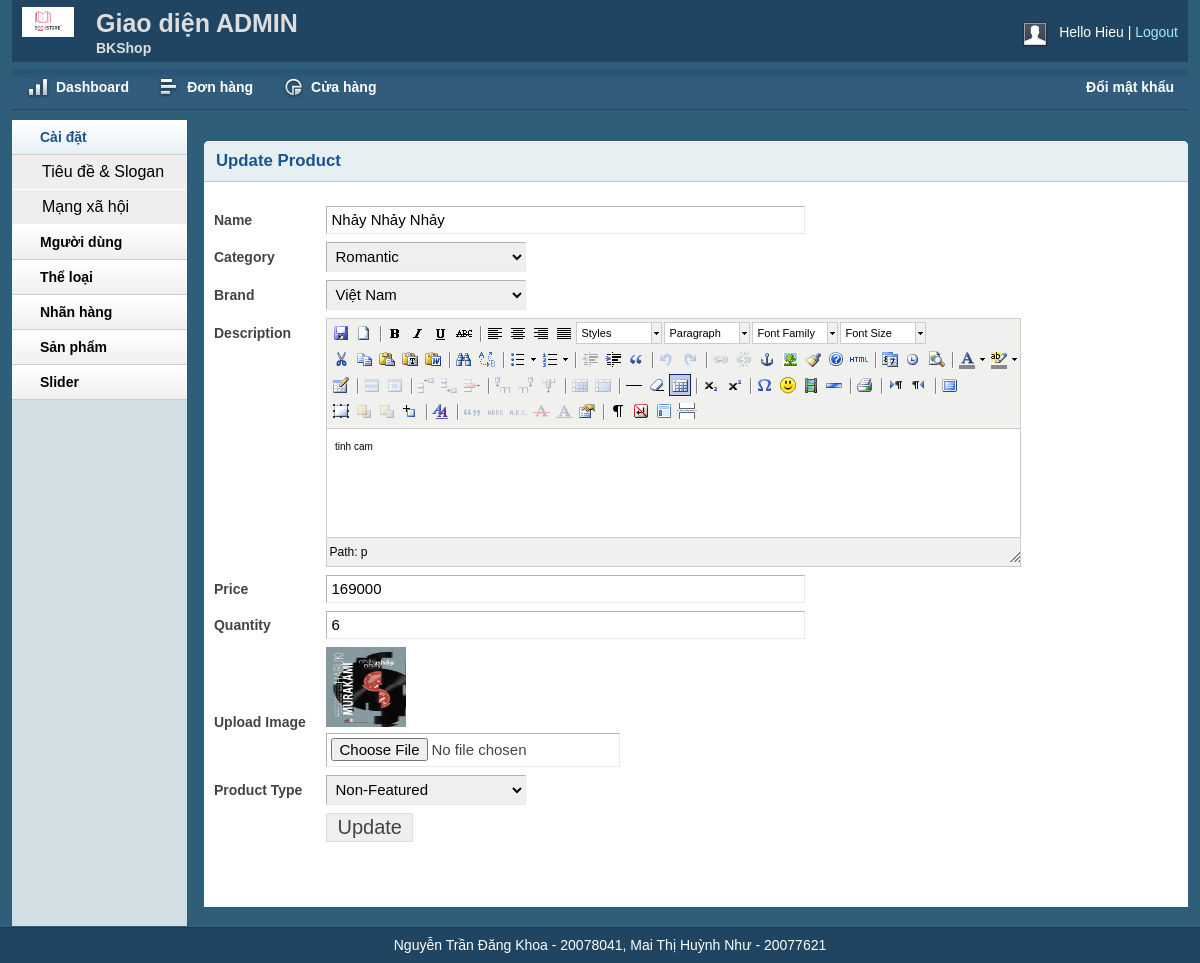
The app's page /admin/productedit.php?productid=73 (signed in), older data.
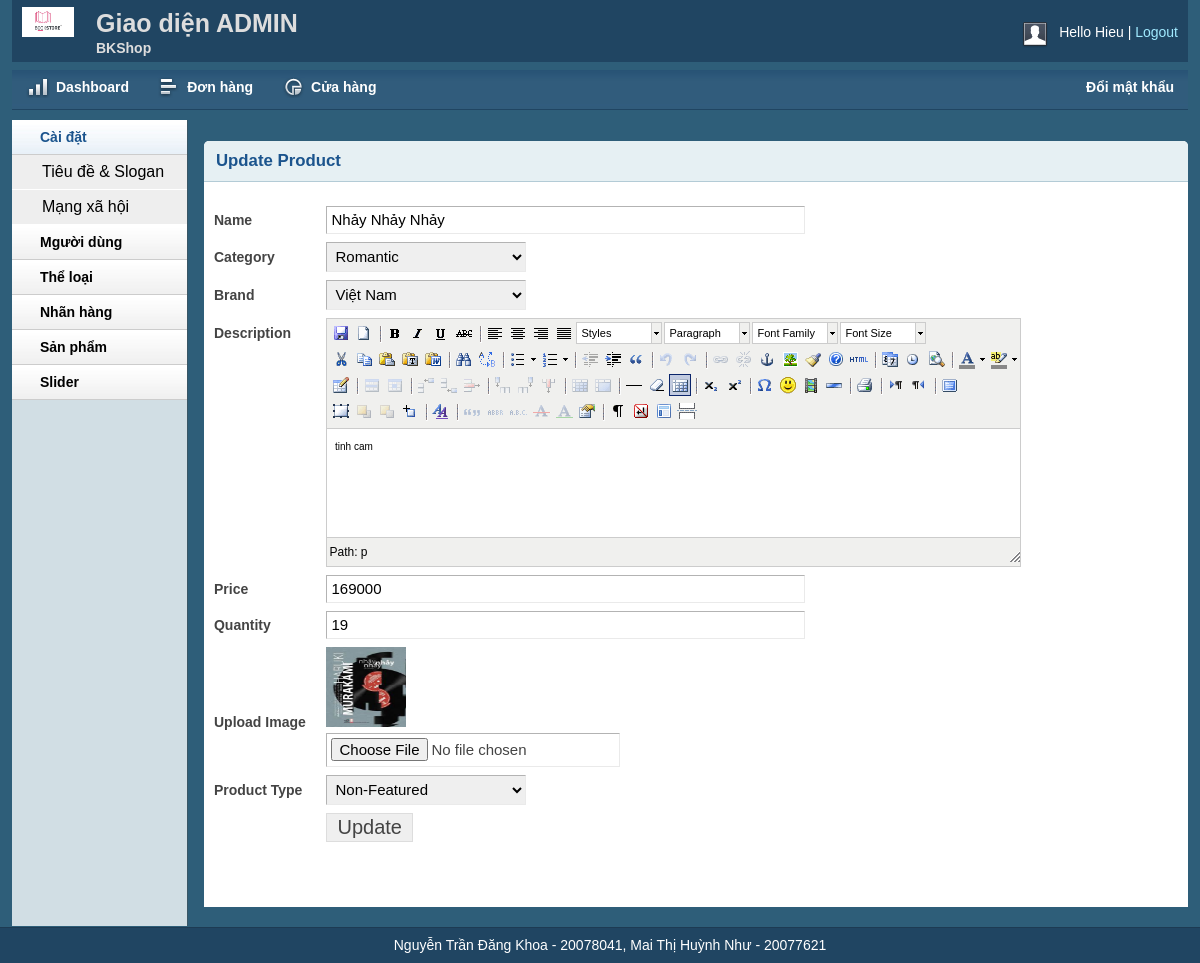
The same page, newer data.
### tables this page shows
CREATE TABLE `product` (
  `productId` int(11) NOT NULL,
  `productName` varchar(255) NOT NULL,
  `catId` int(11) NOT NULL,
  `brandId` int(11) NOT NULL,
  `product_desc` text NOT NULL,
  `type` int(11) NOT NULL,
  `price` varchar(255) NOT NULL,
  `quantity` int(11) NOT NULL,
  `image` varchar(255) NOT NULL
);

CREATE TABLE `product_category` (
  `catId` int(11) NOT NULL,
  `catName` varchar(255) NOT NULL
);

CREATE TABLE `product_brand` (
  `brandId` int(11) NOT NULL,
  `brandName` varchar(255) NOT NULL
);

### lib/database.php (called while the page is built, shortened)
<?php
Class Database extends PDO
{
   public $host   = DB_HOST;
   public $user   = DB_USER;
   public $pass   = DB_PASS;
   public $dbname = DB_NAME;
   public $link;
private function connectDB(){
   $this->link = new mysqli($this->host, $this->user, $this->pass,
    $this->dbname);
 }
public function select($query)
{
  $result = $this->link->query($query)
  or die($this->link->error.__LINE__);
  if($result->num_rows > 0)
  {
    return $result;
  }
  else
  {
    return false;
  }
}
}

### classes/product.php (called while the page is built, shortened)
<?php
$filepath = realpath(dirname(__FILE__));
include_once ($filepath.'/../lib/database.php');
?>
<?php
	class product
	{
		private $db;
		public function __construct()
		{
			$this->db = new Database();
		}
		public function getproductbyId($id)
		{
			$query = "SELECT * FROM product WHERE productId = '$id'";
			$result = $this->db->select($query);
			return $result;
		}
	}
?>

### classes/category.php (called while the page is built, shortened)
<?php
$filepath = realpath(dirname(__FILE__));
include_once ($filepath.'/../lib/database.php');
?>
<?php
 class category
 {
 	 private $db;
	 public function __construct()
	 {
		$this->db = new Database();
	 }
	 public function select_category()
	 {
	 	$query = "SELECT * FROM product_category ORDER BY catId desc";
	 	$result = $this->db->select($query);
	 	return $result;
	 }
 }
?>

### classes/brand.php (called while the page is built, shortened)
<?php
$filepath = realpath(dirname(__FILE__));
include_once  ($filepath.'/../lib/database.php');
?>
<?php
 class brand
 {
 	 private $db;
	 public function __construct()
	 {
		$this->db = new Database();
	 }
	 public function select_brand()
	 {
	 	$query = "SELECT * FROM product_brand ORDER BY brandId desc";
	 	$result = $this->db->select($query);
	 	return $result;
	 }
 }
?>

### admin/productedit.php (the view, shortened to what the changed rows need)
<?php include 'inc/header.php';?>
<?php include '../classes/category.php'?>
<?php include '../classes/brand.php'?>
<?php include '../classes/product.php'?>
<?php
$pd = new product();
if(isset($_GET['productid']) || $_GET['productid']!=NULL)
{
    $id = $_GET['productid'];
}
else
{
    echo'<script>window.location="productlist.php"</script>';
}
?>
<div class="grid_10">
    <div class="box round first grid">
        <h2>Update Product</h2>
        <div class="block">
        <?php
            $get_product_by_id = $pd->getproductbyId($id);
                if($get_product_by_id)
                {
                    while($result_product = $get_product_by_id->fetch_assoc())
                    {
        ?>
         <form action="" method="post" enctype="multipart/form-data">
            <table class="form">
                <tr>
                    <td>
                        <label>Name</label>
                    </td>
                    <td>
                        <input type="text" name="productName" value="<?php echo $result_product['productName'] ?>" class="medium" />
                    </td>
                </tr>
				<tr>
                    <td>
                        <label>Category</label>
                    </td>
                    <td>
                        <select id="select" name="category">
                            <?php
                                $cat = new category();
                                $catlist = $cat->select_category();
                                if($catlist)
                                {
                                    while($result = $catlist->fetch_assoc())
                                    {
                            ?>
                            <option
                            <?php
                                if($result['catId'] == $result_product['catId']){ echo 'selected'; }
                            ?>
                            value="<?php echo $result['catId'] ?>"><?php echo $result['catName'] ?></option>
                            <?php
                                    }
                                }
                            ?>
                        </select>
                    </td>
                </tr>
				<tr>
                    <td>
                        <label>Brand</label>
                    </td>
                    <td>
                        <select id="select" name="brand">
                            <?php
                                $brand = new brand();
                                $brandlist = $brand->select_brand();
                                if($brandlist)
                                {
                                    while($result = $brandlist->fetch_assoc())
                                    {
                            ?>
                            <option
                            <?php
                                if($result['brandId'] == $result_product['brandId']){ echo'selected'; }
                            ?>
                            value="<?php echo $result['brandId'] ?>"><?php echo $result['brandName'] ?></option>
                            <?php
                                    }
                                }
                            ?>
                        </select>
                    </td>
                </tr>
				 <tr>
                    <td style="vertical-align: top; padding-top: 9px;">
                        <label>Description</label>
                    </td>
                    <td>
                    </td>
                </tr>
				<tr>
                    <td>
                        <label>Price</label>
                    </td>
                    <td>
                        <input type="text" value="<?php echo $result_product['price'] ?>" name="price" class="medium" />
                    </td>
                </tr>
                <tr>
                    <td>
                        <label>Quantity</label>
                    </td>
                    <td>
                        <input type="text" value="<?php echo $result_product['quantity'] ?>" name="quantity" class="medium" />
                    </td>
                </tr>
                <tr>
                    <td>
                        <label>Upload Image</label>
                    </td>
                    <td>
                        <img src="uploads/<?php echo $result_product['image'] ?>" width="80px" height="80px"> </br>
                        <input type="file" name="image" />
                    </td>
                </tr>
				<tr>
                    <td>
                        <label>Product Type</label>
                    </td>
                    <td>
                        <select id="select" name="type">
                            <?php
                                if($result_product['type'] == 0)
                                {
                            ?>
                            <option selected value="0">Non-Featured</option>
                            <?php
                                }
                                elseif($result_product['type'] == 1)
                                {
                            ?>
                            <option selected value="1">Featured</option>
                            <option value="0">Non-Featured</option>
                            <?php
                                }
                            ?>
                        </select>
                    </td>
                </tr>
				<tr>
                    <td></td>
                    <td>
                        <input type="submit" name="submit" value="Update" />
                    </td>
                </tr>
            </table>
            </form>
            <?php
                    }
                }
            ?>
        </div>
    </div>
</div>
<?php include 'inc/footer.php';?>

Row changes from the older to the newer data that the page shows:
changed product "Nhảy Nhảy Nhảy": quantity "6" → "19"
